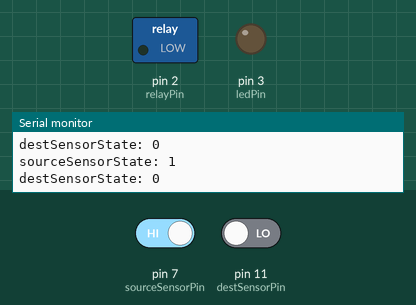
The sketch below on a simulated Arduino Uno, built with avr-gcc and run on an emulated ATmega328P. Shown: switched loads named in the sketch (green lamp = pin HIGH), output pins drawn as LEDs (lit = HIGH), the last lines printed to the serial monitor. The test bench sets the inputs (shaded band); at power-on: pin 7 (sourceSensorPin) HIGH, pin 11 (destSensorPin) LOW. Pins used as bus, display or sensor lines are not drawn.

Above: at 1.2 s.
1.3 s: pin 7 (sourceSensorPin) driven LOW
At 2.8 s:
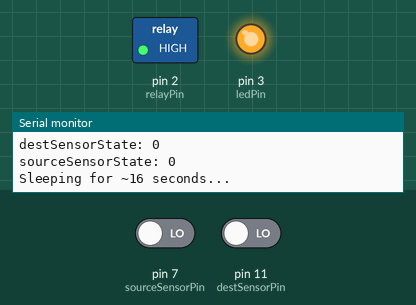
Timing chart, 0 to 4.3 s (numbered marks = the images above; inputs shaded):
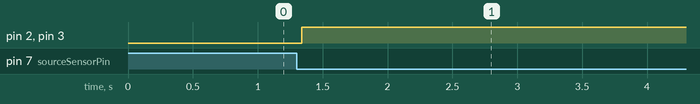

The sketch:

aquarium-filler.ino
```cpp
#include <LowPower.h>

int relayPin = 2;
int ledPin = 3;

int sourceSensorPin = 7;
int sourceTriggerPin = 8;
int sourceSensorState = 0;

// ~16 seconds
int sourceDelay = 2;

int destSensorPin = 11;
int destTriggerPin = 12;
int destSensorState = 0;

// ~12 hours
int triggerDelay = 5400;

void setup() {
  Serial.begin(9600);
  Serial.println("Starting aquarium filler...");

  pinMode(relayPin, OUTPUT);
  digitalWrite(relayPin, HIGH);

  pinMode(ledPin, OUTPUT);
  digitalWrite(ledPin, LOW);

  pinMode(sourceSensorPin, INPUT);
  pinMode(sourceTriggerPin, OUTPUT);
  digitalWrite(sourceTriggerPin, LOW);

  pinMode(destSensorPin, INPUT);
  pinMode(destTriggerPin, OUTPUT);
  digitalWrite(destTriggerPin, LOW);
}

void loop() {
  digitalWrite(ledPin, LOW);

  // test source tank first
  digitalWrite(sourceTriggerPin, HIGH);
  sourceSensorState = digitalRead(sourceSensorPin);
  digitalWrite(sourceTriggerPin, LOW);

  Serial.print("sourceSensorState: ");
  Serial.println(sourceSensorState);

  if (sourceSensorState == LOW){
    // Source tank is empty
    digitalWrite(relayPin, HIGH);
    digitalWrite(ledPin, HIGH);

    Serial.println("Sleeping for ~16 seconds...");
    sleep_for(sourceDelay);
  }
  else if (sourceSensorState == HIGH){
    // source has water, test destination
    digitalWrite(destTriggerPin, HIGH);
    destSensorState = digitalRead(destSensorPin);
    digitalWrite(destTriggerPin, LOW);

    Serial.print("destSensorState: ");
    Serial.println(destSensorState);

    if (destSensorState == LOW){
      // turn on pump relay
      digitalWrite(relayPin, LOW);
    }
    else if (destSensorState == HIGH){
      // Destination tank is full
      digitalWrite(relayPin, HIGH);

      Serial.println("Sleeping for ~12 hours...");
      sleep_for(triggerDelay);
    }
  }
}

void sleep_for(int eightSecondBlocks) {
  // wait for any serial messages to print before sleeping
  delay(1000);
  for (int i = 0; i < eightSecondBlocks; i++){
    LowPower.powerDown(SLEEP_8S, ADC_OFF, BOD_OFF);
  }
}
```

Measured:
- after the input at 1.3 s, pin 2 (relayPin), pin 3 (ledPin): LOW → HIGH at once
